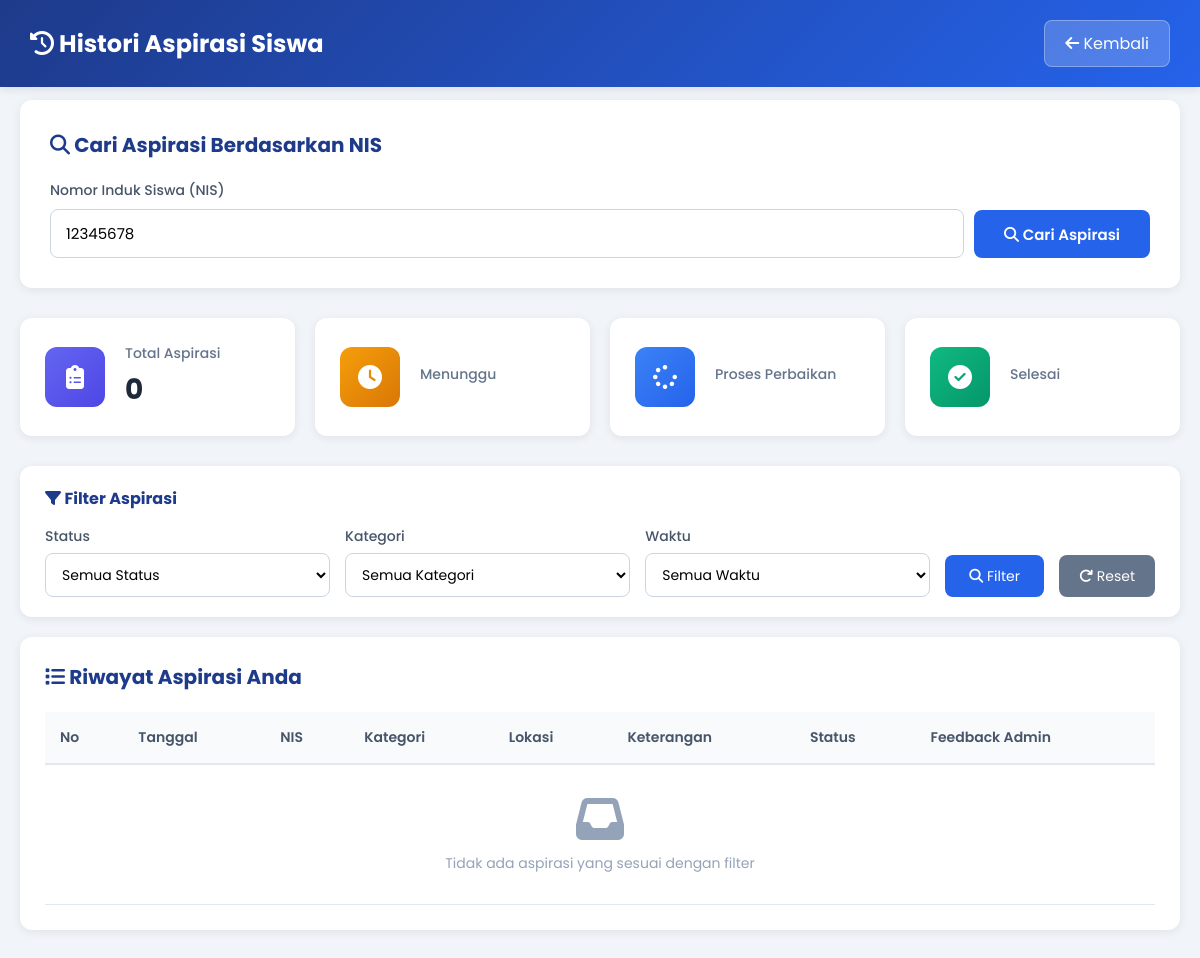
The page /histori-aspirasi.php?nis=12345678 on the database as committed earlier.
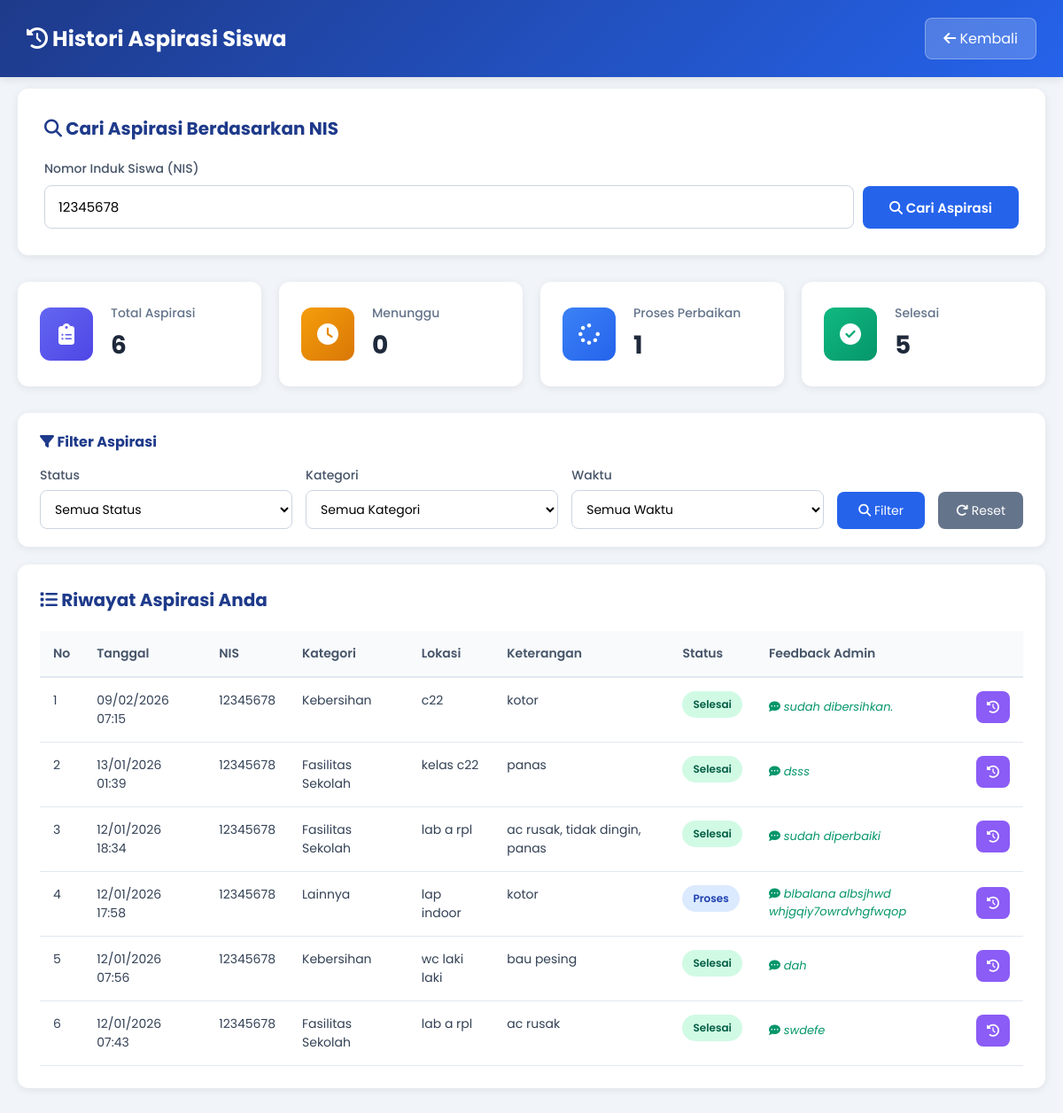
The same page on the database as committed later.
### tables this page shows
CREATE TABLE `aspirasi` (
  `id_aspirasi` int(5) NOT NULL,
  `id_pelaporan` int(11) DEFAULT NULL,
  `nis` int(10) NOT NULL,
  `id_kategori` int(5) NOT NULL,
  `status` enum('Menunggu','Proses','Selesai') DEFAULT 'Menunggu',
  `feedback` varchar(255) DEFAULT NULL,
  `tanggal` timestamp NOT NULL DEFAULT current_timestamp()
);

CREATE TABLE `input_aspirasi` (
  `id_pelaporan` int(5) NOT NULL,
  `nis` int(10) NOT NULL,
  `id_kategori` int(5) NOT NULL,
  `lokasi` varchar(50) NOT NULL,
  `ket` varchar(50) NOT NULL,
  `tanggal` timestamp NOT NULL DEFAULT current_timestamp(),
  `status` enum('Menunggu','Proses','Selesai') DEFAULT 'Menunggu'
);

CREATE TABLE `kategori` (
  `id_kategori` int(5) NOT NULL,
  `ket_kategori` varchar(30) NOT NULL
);

### histori-aspirasi.php (the view, shortened to what the changed rows need)
<?php
$conn = mysqli_connect("localhost", "root", "", "dbukk_rifaya");
$limit = 10;
$page = isset($_GET['halaman']) ? (int)$_GET['halaman'] : 1;
$offset = ($page > 1) ? ($page * $limit) - $limit : 0;
$nis_search = isset($_GET['nis']) ? $_GET['nis'] : '';
$result = null;
$total_aspirasi = 0; $total_menunggu = 0; $total_proses = 0; $total_selesai = 0;
if ($nis_search) {
    $count_all = mysqli_query($conn, "SELECT
        COUNT(*) as total,
        SUM(CASE WHEN asp.status = 'Menunggu' OR asp.status IS NULL THEN 1 ELSE 0 END) as menunggu,
        SUM(CASE WHEN asp.status = 'Proses' THEN 1 ELSE 0 END) as proses,
        SUM(CASE WHEN asp.status = 'Selesai' THEN 1 ELSE 0 END) as selesai
        FROM input_aspirasi i
        LEFT JOIN aspirasi asp ON i.id_pelaporan = asp.id_pelaporan
        WHERE i.nis = '$nis_search'");
    $stats = mysqli_fetch_assoc($count_all);
    $total_aspirasi = $stats['total'];
    $total_menunggu = $stats['menunggu'];
    $total_proses = $stats['proses'];
    $total_selesai = $stats['selesai'];
    $where = ["i.nis = '$nis_search'"];
    $where_sql = "WHERE " . implode(" AND ", $where);
    $query = "SELECT i.*, IFNULL(asp.status, 'Menunggu') as status, asp.feedback, k.ket_kategori
              FROM input_aspirasi i
              LEFT JOIN aspirasi asp ON i.id_pelaporan = asp.id_pelaporan
              LEFT JOIN kategori k ON i.id_kategori = k.id_kategori
              $where_sql
              ORDER BY i.tanggal DESC
              LIMIT $offset, $limit";
    $result = mysqli_query($conn, $query);
}
?>
<!DOCTYPE html>
<html lang="id">
<head>
<link rel="stylesheet" href="https://cdnjs.cloudflare.com/ajax/libs/font-awesome/6.5.1/css/all.min.css">
</head>
<body>
<div class="header">
  <h1><i class="fas fa-history"></i> Histori Aspirasi Siswa</h1>
</div>
<div class="container">
  <div class="search-section">
    <h2><i class="fas fa-search"></i> Cari Aspirasi Berdasarkan NIS</h2>
  </div>
  <?php if ($nis_search) { ?>
  <div class="cards">
    <div class="card">
      <div class="card-icon total">
        <i class="fas fa-clipboard-list"></i>
      </div>
      <div class="card-content">
        <h3>Total Aspirasi</h3>
        <p><?= $total_aspirasi ?></p>
      </div>
    </div>
    <div class="card">
      <div class="card-icon menunggu">
        <i class="fas fa-clock"></i>
      </div>
      <div class="card-content">
        <h3>Menunggu</h3>
        <p><?= $total_menunggu ?></p>
      </div>
    </div>
    <div class="card">
      <div class="card-icon proses">
        <i class="fas fa-spinner"></i>
      </div>
      <div class="card-content">
        <h3>Proses Perbaikan</h3>
        <p><?= $total_proses ?></p>
      </div>
    </div>
    <div class="card">
      <div class="card-icon selesai">
        <i class="fas fa-check-circle"></i>
      </div>
      <div class="card-content">
        <h3>Selesai</h3>
        <p><?= $total_selesai ?></p>
      </div>
    </div>
  </div>
  <div class="filter-section">
    <h3><i class="fas fa-filter"></i> Filter Aspirasi</h3>
    <form method="GET" class="filter-form">
      <div class="filter-group">
        <label for="status">Status</label>
        <select name="status" id="status">
          <option value="">Semua Status</option>
        </select>
      </div>
      <div class="filter-group">
        <label for="kategori">Kategori</label>
        <select name="kategori" id="kategori">
          <option value="">Semua Kategori</option>
        </select>
      </div>
      <div class="filter-group">
        <label for="waktu">Waktu</label>
        <select name="waktu" id="waktu">
          <option value="">Semua Waktu</option>
        </select>
      </div>
      <div class="filter-buttons">
        <button type="submit" class="filter-btn">
          <i class="fas fa-search"></i> Filter
        </button>
        <a href="histori-aspirasi.php?nis=<?= htmlspecialchars($nis_search) ?>" class="reset-btn">
          <i class="fas fa-redo"></i> Reset
        </a>
      </div>
    </form>
  </div>
  <div class="table-section">
    <h2><i class="fas fa-list"></i> Riwayat Aspirasi Anda</h2>
    <div class="table-wrapper">
      <table>
        <thead>
          <tr>
            <th>No</th>
            <th>Tanggal</th>
            <th>NIS</th>
            <th>Kategori</th>
            <th>Lokasi</th>
            <th>Keterangan</th>
            <th>Status</th>
            <th>Feedback Admin</th>
          </tr>
        </thead>
        <tbody>
          <?php
          if (mysqli_num_rows($result) > 0) {
            $no = $offset + 1;
            while ($row = mysqli_fetch_assoc($result)) {
              $status_class = strtolower($row['status']);
          ?>
          <tr>
            <td><?= $no++ ?></td>
            <td><?= date('d/m/Y H:i', strtotime($row['tanggal'])) ?></td>
            <td><?= $row['nis'] ?></td>
            <td><?= $row['ket_kategori'] ?></td>
            <td><?= $row['lokasi'] ?></td>
            <td>
              <div class="ket-text" title="<?= htmlspecialchars($row['ket']) ?>">
                <?= htmlspecialchars($row['ket']) ?>
              </div>
            </td>
            <td>
              <span class="status-badge <?= $status_class ?>">
                <?= $row['status'] ?>
              </span>
            </td>
            <td>
              <div class="feedback-container">
                <div style="flex: 1;">
                  <?php if (!empty($row['feedback'])) { ?>
                    <div class="feedback-text">
                      <i class="fas fa-comment-dots"></i> <?= htmlspecialchars($row['feedback']) ?>
                    </div>
                  <?php } else { ?>
                    <span style="color: #94a3b8; font-size: 13px;">Belum ada feedback</span>
                  <?php } ?>
                </div>
                <i class="fas fa-history histori-icon" onclick="openHistoriModal('<?= $row['id_pelaporan'] ?>')" title="Lihat Histori"></i>
              </div>
            </td>
          </tr>
          <?php
            }
          } else { ?>
          <tr>
            <td colspan="8" style="text-align: center; padding: 30px; color: #94a3b8;">
              <i class="fas fa-inbox" style="font-size: 48px; margin-bottom: 10px; display: block;"></i>
              Tidak ada aspirasi yang sesuai dengan filter
            </td>
          </tr>
          <?php } ?>
        </tbody>
      </table>
    </div>
  </div>
  <?php } ?>
</div>
</body>
</html>

Rows that differ between the two databases and show on the page:
added aspirasi: id_pelaporan.tanggal "09/02/2026 07:15", id_pelaporan.nis "12345678", id_kategori.ket_kategori "Kebersihan", id_pelaporan.lokasi "c22", id_pelaporan.ket "kotor", status "Selesai", feedback "sudah dibersihkan."
added aspirasi: id_pelaporan.tanggal "13/01/2026 01:39", id_pelaporan.nis "12345678", id_kategori.ket_kategori "Fasilitas Sekolah", id_pelaporan.lokasi "kelas c22", id_pelaporan.ket "panas", status "Selesai", feedback "dsss"
added aspirasi: id_pelaporan.tanggal "12/01/2026 18:34", id_pelaporan.nis "12345678", id_kategori.ket_kategori "Fasilitas Sekolah", id_pelaporan.lokasi "lab a rpl", id_pelaporan.ket "ac rusak, tidak dingin, panas", status "Selesai", feedback "sudah diperbaiki"
added aspirasi: id_pelaporan.tanggal "12/01/2026 17:58", id_pelaporan.nis "12345678", id_kategori.ket_kategori "Lainnya", id_pelaporan.lokasi "lap indoor", id_pelaporan.ket "kotor", status "Proses", feedback "blbalana albsjhwd whjgqiy7owrdvhgfwqop"
added aspirasi: id_pelaporan.tanggal "12/01/2026 07:56", id_pelaporan.nis "12345678", id_kategori.ket_kategori "Kebersihan", id_pelaporan.lokasi "wc laki laki", id_pelaporan.ket "bau pesing", status "Selesai", feedback "dah"
added aspirasi: id_pelaporan.tanggal "12/01/2026 07:43", id_pelaporan.nis "12345678", id_kategori.ket_kategori "Fasilitas Sekolah", id_pelaporan.lokasi "lab a rpl", id_pelaporan.ket "ac rusak", status "Selesai", feedback "swdefe"
Other text that changed with them:
$total_aspirasi: "0" → "6"
$total_menunggu: (not shown) → "0"
$total_proses: (not shown) → "1"
$total_selesai: (not shown) → "5"
text no longer shown: "Tidak ada aspirasi yang sesuai dengan filter"
